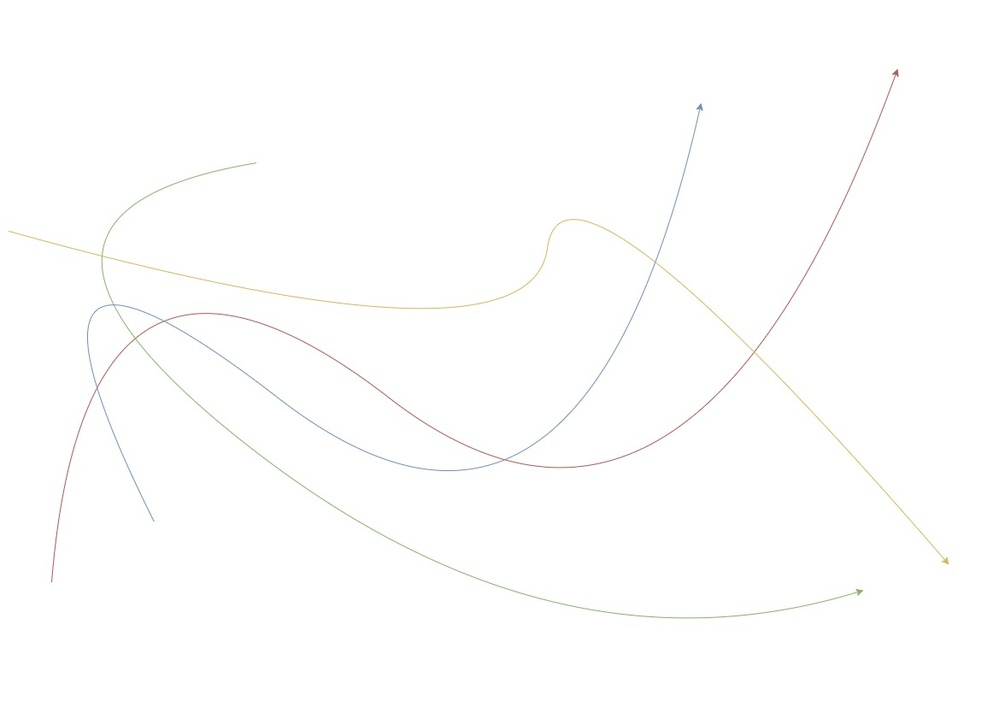
#> input picture exp_others/test3.jpg, 999 x 707 px, shrunk from 1169 x 827 before the run
$ python hough_lines.py
#> lines starting #> are read from the running program, lines starting #| are printed output that depends on the picture; after the words box and inside, x2 and y2 are one past the last pixel; in counts of white or black regions, pixels touching at a corner belong together
import cv2
import numpy as np

# Load the image
image = cv2.imread("test3.jpg")
#> image is the input picture: shape (707, 999, 3); mean B, G, R 254, 254.2, 254.2
gray = cv2.cvtColor(image, cv2.COLOR_BGR2GRAY)

# Apply Gaussian blur and Canny edge detection
# blurred = cv2.GaussianBlur(gray, (5, 5), 0)
edges = cv2.Canny(gray, 50, 150)
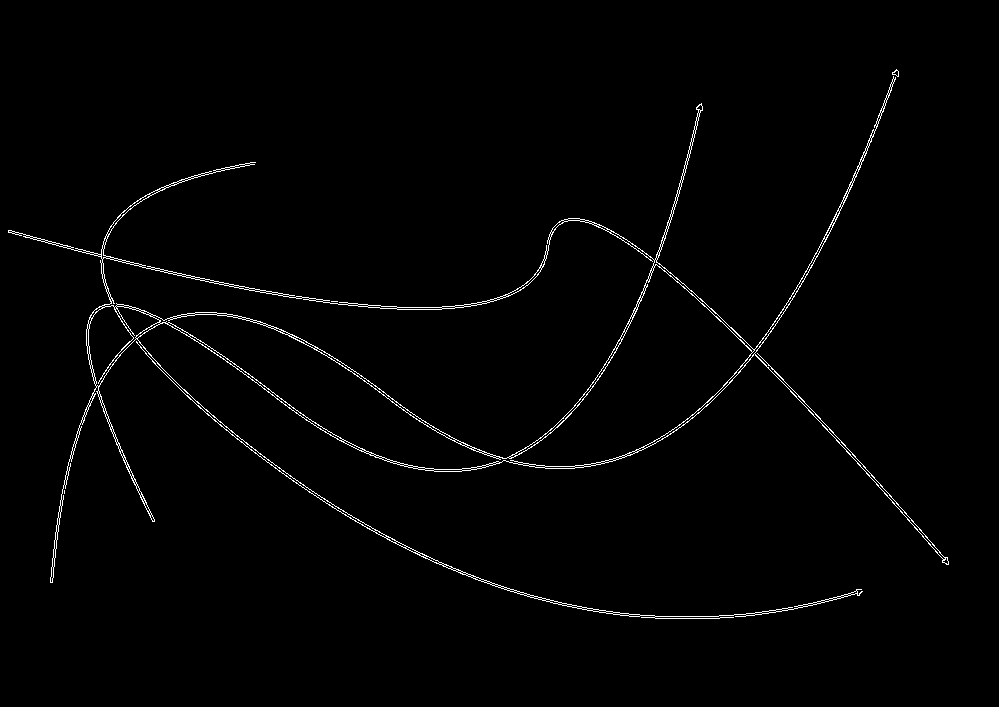
#> edges: shape (707, 999); 1.3% white in thin lines or dots, all inside (x1, y1, x2, y2) = (8, 69, 949, 619)

# Detect lines using Hough Transform
lines = cv2.HoughLinesP(
    edges, 1, np.pi / 180, threshold=50, minLineLength=50, maxLineGap=5
)
#> lines = 44 rows, first 6: [808, 410, 878, 485], [880, 485, 927, 537], [8, 232, 209, 282], [771, 367, 859, 461], [302, 339, 379, 391], [15, 232, 200, 278]

# Draw lines and identify coordinates
if lines is not None:
    for line in lines:
        x1, y1, x2, y2 = line[0]
        cv2.line(image, (x1, y1), (x2, y2), (0, 255, 0), 2)
#> this loop made 44 passes
#> (x1, y1, x2, y2) on passes 1 to 12: (808, 410, 878, 485), (880, 485, 927, 537), (8, 232, 209, 282), (771, 367, 859, 461), (302, 339, 379, 391), (15, 232, 200, 278), (823, 239, 867, 145), (211, 350, 277, 398), (224, 356, 303, 415), (663, 237, 694, 129), (312, 491, 375, 530), (56, 540, 68, 471)
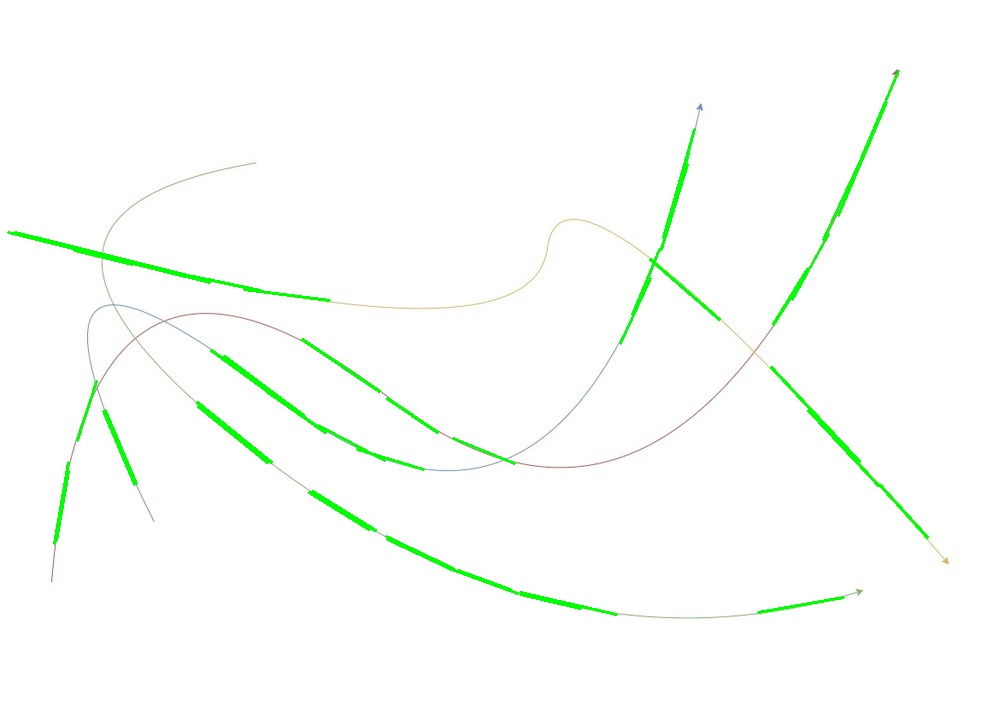
#> image: shape (707, 999, 3); 1.35% of pixels changed, all inside (x1, y1, x2, y2) = (7, 70, 929, 616)

cv2.imshow("Detected Arrows", image)
cv2.waitKey(0)
cv2.destroyAllWindows()

$ run again, with exp_others/test2.jpg copied over exp_others/test3.jpg
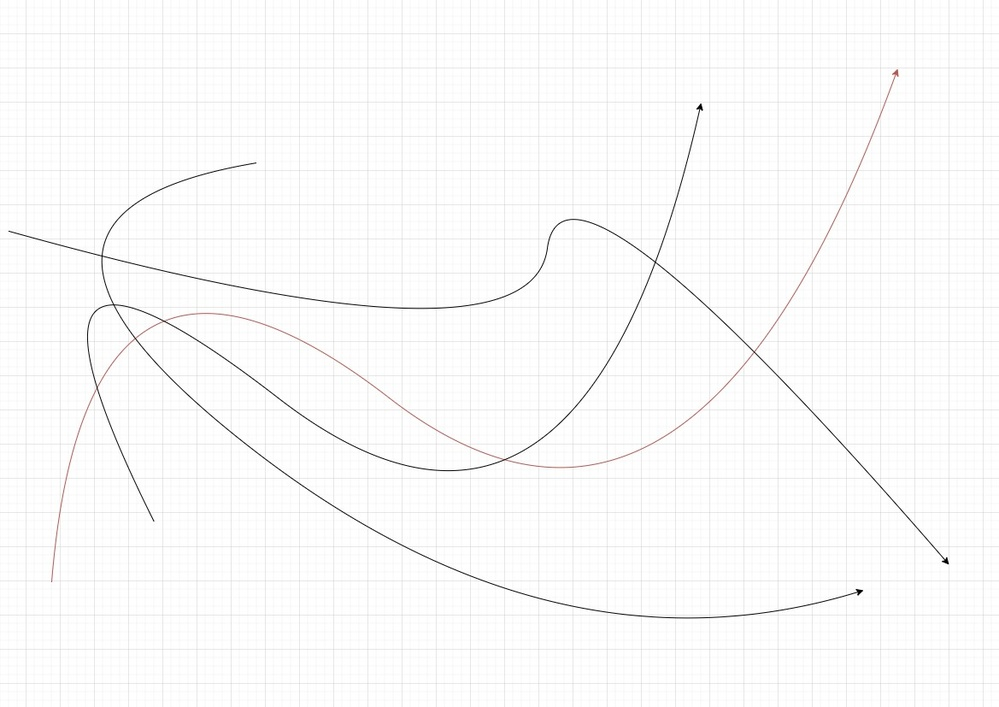
#> input picture exp_others/test2.jpg, 999 x 707 px, shrunk from 1169 x 827 before the run
#> image is the input picture: shape (707, 999, 3); mean B, G, R 250.8, 250.8, 250.9
#> `edges = cv2.Canny(gray, 50, 150)`:
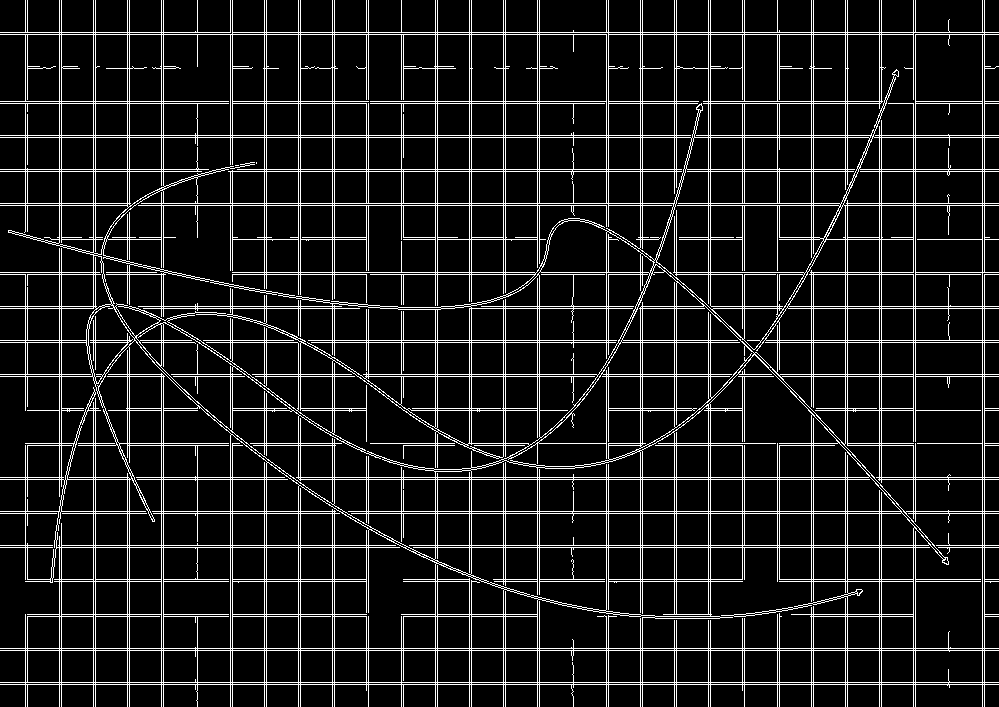
#> edges: shape (707, 999); 10.9% white in thin lines or dots
#> lines = 181 rows, first 6: [0, 34, 998, 34], [0, 513, 998, 513], [0, 511, 998, 511], [0, 137, 998, 137], [0, 342, 746, 342], [0, 205, 998, 205]
#> the loop `for line in lines:` made 181 passes
#> after the loop `for line in lines:`:
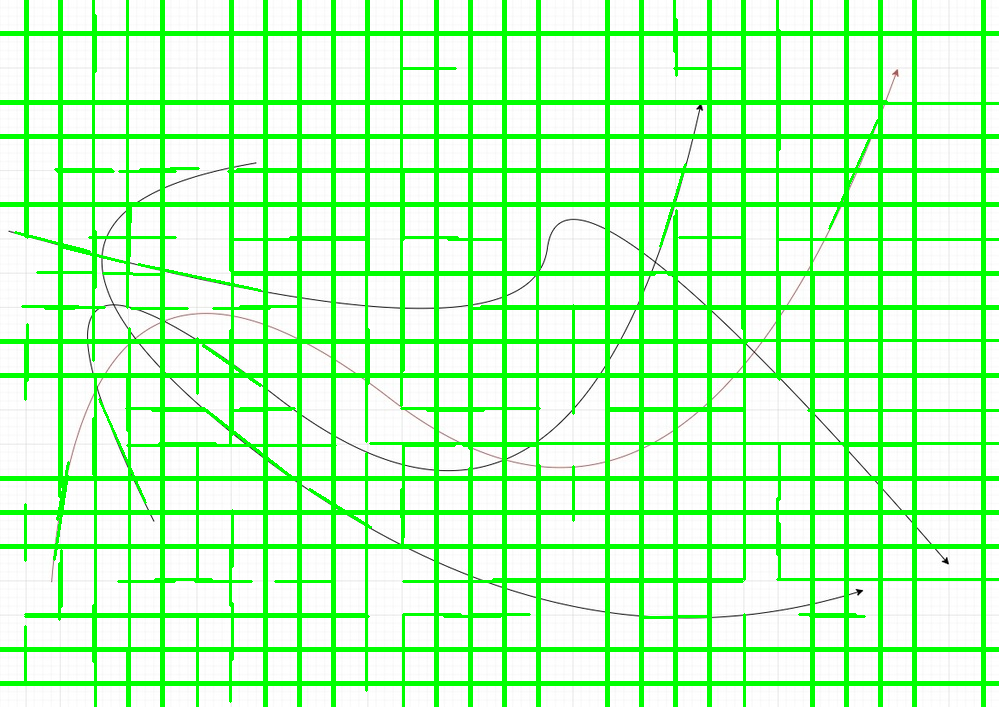
#> image: shape (707, 999, 3); mean B, G, R 196.8, 252.5, 196.9
